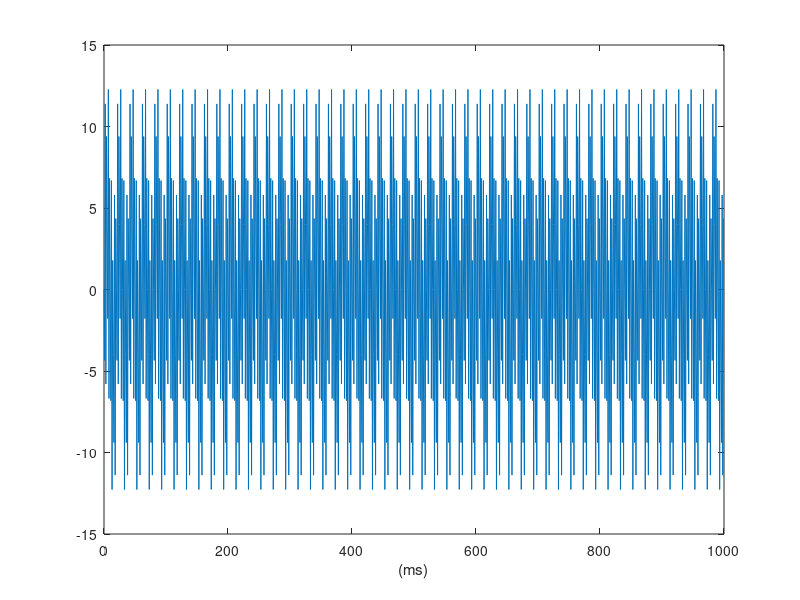
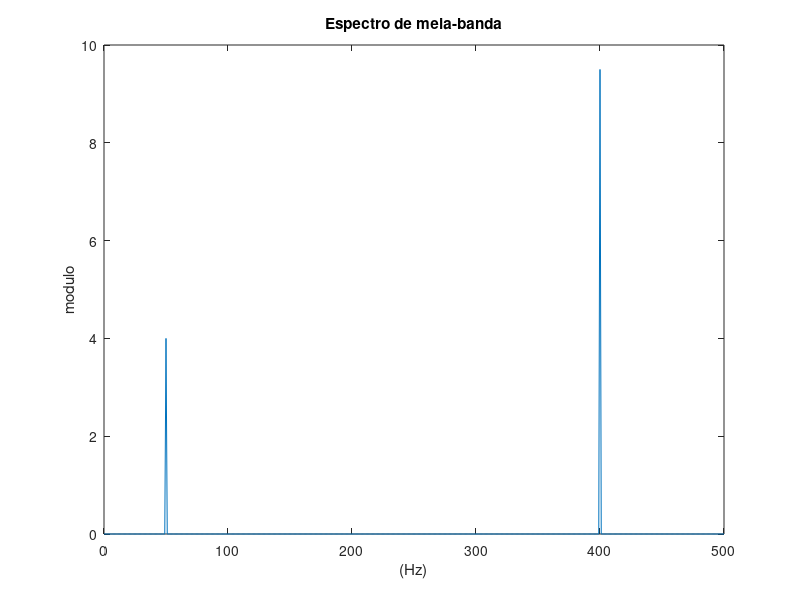

Reproduce these figures in MATLAB, in order.
% Freq/Periodo de amostragem
Fs = 1000;                    
h = 1/Fs;                     
% Comprimento do sinal
N = 1000;       
% Janela temporal
T0=(N-1)*h;
% Vetor de tempo
t = [0:h:T0];                
% Sinal
x1 = 4*sin(2*pi*50*t)+ 10*sin(2*pi*600*t)+0.5*sin(2*pi*400*t); 
figure(1)
%subplot(2,1,1)
plot(1000*t,x1)
%subplot(2,1,2)
%plot(1000*t(1:50),x1(1:50))
xlabel('(ms)')

% Preparando para calcular a DFT
% 1) Resolucao em frequencia
deltaf=1/N/h; % = Fs/N
% 2) Eixo de frequencias [-Fs/2,Fs/2] de deltaf em deltaf
f = Fs/2*linspace(0,1,N/2+1);
DFT=fft(x1);%/N;
%DTFT=4*(1/2)*j*(impulso(em -2*pi*50*h)-impulso(em 2*pi*50*h))
%DTFS=DFT/N
DTFS=DFT/N;
figure(2)
plot(f,2*abs(DTFS(1:N/2+1))) 
title('Espectro de meia-banda')
xlabel('(Hz)')
ylabel('modulo')







